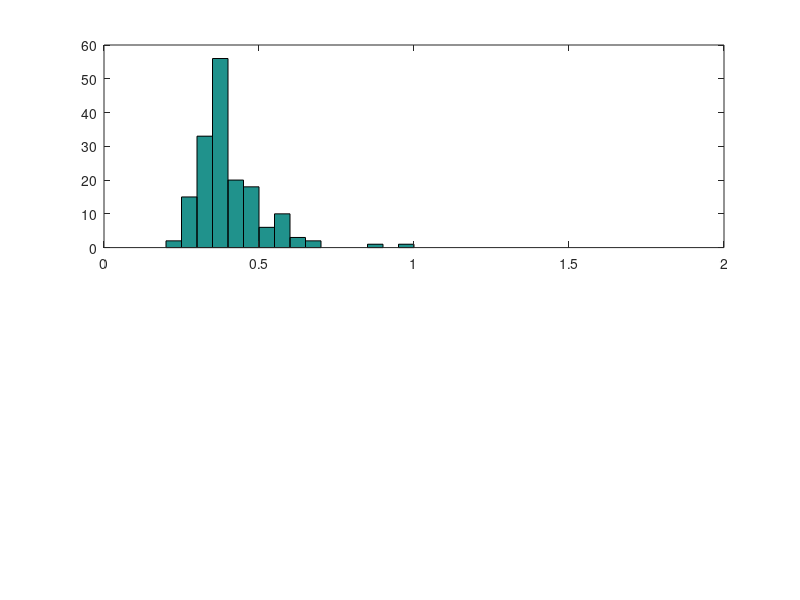

Reproduce this figure in MATLAB. (Note: this script raises an error after producing the figure.)
%% Overview
% This script is for testing RSVPPerformanceML2.
% The idea of ML2 is to use MLE to simultaneously estimate the parameters
% of the exgaussian RT-PDF. I have no idea if/how this will work.
%
% The bulk of the script simulates an RSVP target detection experiment.  To
% use this code with your data, you need to setup the following three
% variables:
% stim_time:    nstim-length vector of stimulus times, in seconds with 
%               whatever precision is available, at least millisecond.
% stim_label:   nstim-length vector of stimulus labels, true for target, 
%               false otherwise.
% button_time:  The time (again, in seconds) of button press starts.
%
% 
% See Also rpe.RSVPPerformanceEstimator rpe.exGaussPdf rpe.fitExGauss
%
% Reference 
% Files, B. T., & Marathe, A. R. (2016). A regression method for estimating
% performance in a rapid serial visual presentation target detection task.
% Journal of Neuroscience Methods, 258, 114?123.
% http://doi.org/10.1016/j.jneumeth.2015.11.003

%% Simulation settings
% This simulates an RSVP experiment.  Stimuli are shown in blocks, with
% some amount of time between blocks.  Stimulation rate, block length,
% inter-block interval and number of blocks are all configurable. 
%
% Some stimuli are assumed to be non-targets, and others are
% targets. The proportion of targets is configurable.
%
% For responses, a proportion of targets (pHit) generate a response and a
% proportion of nontargets (pFa) also generate a response. Response
% latencies are sampled from an exGaussian distribution with configurable
% parameters.

% for deterministic performance
%rng('default'); 

% change to 
rng('shuffle') 
% if you want to get a sense of how much variability you can get on
% repeated runs.

% stimulation settings
stim_rate = 4; % Stim/s
block_length = 60; % s
inter_block_interval = 10; % s
n_block = 10; % number of blocks
pTar = 0.1; % proportion of stimuli that are targets

% True performance parameters
pHit = 0.6; % hit rate
pFa = 0.01; % false alarm rate

% exgaussian RT parameters
mu = 0.3;
sigma = 0.05;
tau = 0.1;

% exgaussian random numbers
exgr = @(sz) normrnd(mu, sigma, sz) + exprnd(tau, sz);

%% Run the simulation
% Setup stimulus times
block_stim = 0:(1/stim_rate):block_length;
stim_time_mtx = repmat(block_stim(:), 1, n_block);
blk_add = (0:(n_block-1)).*(block_stim(end) + inter_block_interval);
stim_time_mtx = bsxfun(@plus, blk_add, stim_time_mtx);
stim_time = stim_time_mtx(:)';

% setup stimulus labels
nTar = round(numel(stim_time)*pTar);
lbl = false(size(stim_time));
lbl(1:nTar) = true;
stim_label = lbl(randperm(numel(stim_time)));

% setup buttonpresses
nHit = round(pHit*sum(stim_label));
tar_times = stim_time(stim_label);
hit_idx = false(size(tar_times));
hit_idx(1:nHit) = true;
hit_idx = hit_idx(randperm(numel(hit_idx)));
hit_times = tar_times(hit_idx);
hit_responses = exgr(size(hit_times)) + hit_times;

nFa = round(pFa*sum(~stim_label));
nt_times = stim_time(~stim_label);
fa_idx = false(size(nt_times));
fa_idx(1:nFa) = true;
fa_idx = fa_idx(randperm(numel(fa_idx)));
fa_times = nt_times(fa_idx);
fa_responses = exgr(size(fa_times)) + fa_times;

button_time = sort([hit_responses fa_responses]);

%% Visualize the experiment timeline
% % Not a great visualization, but might be good for debugging
% figure('Name', 'Simulated Timeline');
% stem(tar_times, ones(size(tar_times)), 'b', 'marker', 'none');
% hold on;
% stem(nt_times, ones(size(nt_times)), 'g', 'marker', 'none');
% stem(button_time, 1.1 * ones(size(button_time)), 'k', 'marker', 'none');
% 

%% Run the MLE2 estimator


%% Visualize the response time distributions
figure('Name', 'Simulated response distribution');
subplot(2,1,1);
edg = 0:.05:1.5;
N = histc([fa_responses-fa_times hit_responses-hit_times], edg);

bar(edg, N, 'histc');
x = 0:.001:1.5;
pdf = rpe.exGaussPdf(x, mu, sigma, tau);
npdf = numel(button_time)*pdf*diff(edg([1 2]));
hold on;
plot(x, npdf, 'r');
title('true distribution')

subplot(2,1,2);
eN = histc(e.rt_list, edg);
epdf = e.pdf_fcn(x);
enpdf = numel(e.rt_list)*epdf*diff(edg([1 2]));
bar(edg, eN, 'histc');
hold on;
plot(x, enpdf, 'r');
title('estimated distribution');


% Copyright notice
%    Copyright 2016 Benjamin T. Files
% 
%    Licensed under the Apache License, Version 2.0 (the "License");
%    you may not use this file except in compliance with the License.
%    You may obtain a copy of the License at
% 
%        http://www.apache.org/licenses/LICENSE-2.0
% 
%    Unless required by applicable law or agreed to in writing, software
%    distributed under the License is distributed on an "AS IS" BASIS,
%    WITHOUT WARRANTIES OR CONDITIONS OF ANY KIND, either express or
%    implied. See the License for the specific language governing
%    permissions and limitations under the License.